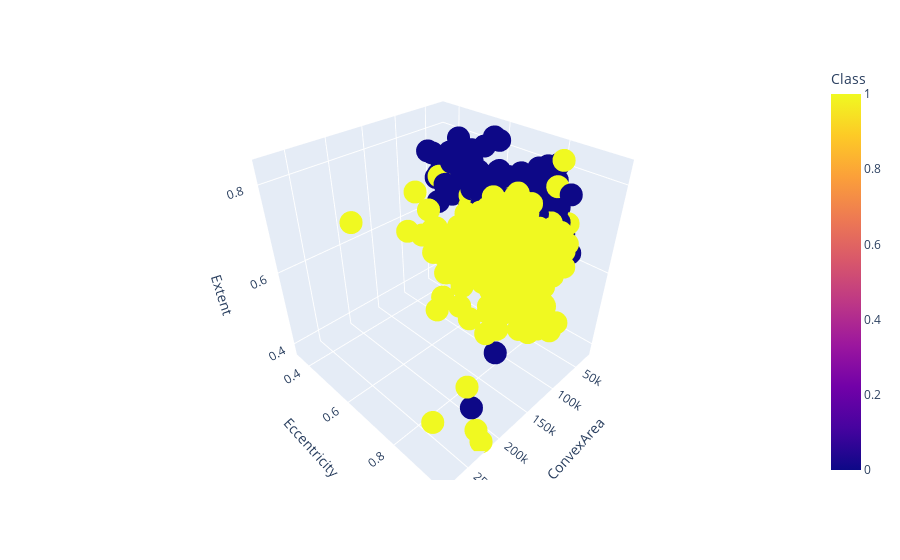

Notebook code for this chart:
### Code cell
fig = px.scatter_3d(df, x = 'ConvexArea', y = 'Eccentricity', z = 'Extent', color = 'Class')
fig.show()

### Figure 1 — Plotly figure (JSON) as saved in the notebook; plotly's stock layout.template omitted (floating-point values rounded to 4 significant figures; data arrays with more than 128 entries replaced by an {"elided": "..."} marker saying what was removed)
{"data": [{"hovertemplate": "ConvexArea=%{x}<br>Eccentricity=%{y}<br>Extent=%{z}<br>Class=%{marker.color}<extra></extra>", "legendgroup": "", "marker": {"color": {"elided": "900 int values"}, "coloraxis": "coloraxis", "symbol": "circle"}, "mode": "markers", "name": "", "scene": "scene", "showlegend": false, "type": "scatter3d", "x": {"elided": "900 int values"}, "y": {"elided": "900 float values"}, "z": {"elided": "900 float values"}}], "layout": {"autosize": true, "coloraxis": {"colorbar": {"title": {"text": "Class"}}, "colorscale": [[0, "#0d0887"], [0.1111, "#46039f"], [0.2222, "#7201a8"], [0.3333, "#9c179e"], [0.4444, "#bd3786"], [0.5556, "#d8576b"], [0.6667, "#ed7953"], [0.7778, "#fb9f3a"], [0.8889, "#fdca26"], [1, "#f0f921"]]}, "legend": {"tracegroupgap": 0}, "margin": {"t": 60}, "scene": {"aspectmode": "auto", "aspectratio": {"x": 1, "y": 1, "z": 1}, "domain": {"x": [0, 1], "y": [0, 1]}, "xaxis": {"title": {"text": "ConvexArea"}, "type": "linear"}, "yaxis": {"title": {"text": "Eccentricity"}, "type": "linear"}, "zaxis": {"title": {"text": "Extent"}, "type": "linear"}}}}
